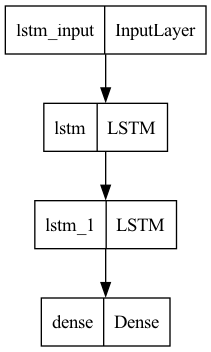

Generate this figure with Python:
from typing import Optional

import joblib
import keras
import matplotlib.pyplot as plt
import numpy as np
from keras import Model
from keras.callbacks import EarlyStopping, ModelCheckpoint
from keras.callbacks import History
from keras.layers import LSTM, Dense
from keras.losses import mean_squared_error, mean_absolute_error
from keras.src.optimizers import Adam
from keras.src.saving.saving_api import load_model
from keras.utils import plot_model

from data_generator import CustomGenerator


class RegressorModel:
    def __init__(self, model_name, data_path, batch_size=32):
        self.data_path: str = data_path
        self.model: Optional[keras.Model] = None
        self.model_name: str = model_name
        self.batch_size: int = batch_size
        self.history: Optional[History] = None

    def generate_model(self, input_shape, output_shape) -> keras.Model:
        pass

    def load_data(self, shuffle=False):
        # Implementazione del caricamento dei dati
        data = np.load(self.data_path)
        # shuffle filenames
        if shuffle:
            idx = np.arange(len(data))
            np.random.shuffle(idx)
            data = data[idx]
        return data

    def split_data(self, data, test_p=0.8, train_p=0.2):
        # Implementazione della divisione dei dati
        # train_test split
        train_filenames = data[:int(len(data) * test_p)]
        test_filenames = data[int(len(data) * test_p):-1]
        return train_filenames, test_filenames

    def generate_data(self, train_filenames, test_filenames):
        # Implementazione della preparazione dei dati
        train_generator = CustomGenerator(train_filenames, self.batch_size)
        test_generator = CustomGenerator(test_filenames, self.batch_size, on_end_shuffle=False)
        example_generator = CustomGenerator(train_filenames, self.batch_size)

        for idx, elem in enumerate(example_generator):
            if idx >= 1:
                break

        input_shape = (elem[0][0].shape[0], elem[0][0].shape[1])
        output_shape = (elem[1].shape[-1])
        return train_generator, test_generator, input_shape, output_shape

    def train_model(self, len_train, len_test, train_test_generator, data_shape, config=None) -> History:
        if config is None:
            config = {
                'optimizer': Adam(learning_rate=1e-5),
                'loss': "mse",
                'epochs': 256,
                'multiprocessing': False
            }

        i = data_shape[0]
        os = data_shape[1]

        train, test = train_test_generator[0], train_test_generator[1]

        self.model = self.generate_model(input_shape=i, output_shape=os)

        plot_model(self.model)

        self.model.summary()

        es = EarlyStopping(monitor='val_loss', mode='min', verbose=1, patience=60)
        mc = ModelCheckpoint(f'saved_model/{self.model_name}.keras', monitor='val_loss', mode='min',
                             verbose=1,
                             save_best_only=True)

        optimizer = config['optimizer']
        loss = config['loss']
        epochs = config['epochs']
        is_multiprocessing = config['multiprocessing']
        workers = 0 if not is_multiprocessing else config['workers']
        self.model.compile(loss=loss, optimizer=optimizer, metrics=['mse'])

        history = self.model.fit(x=train,
                                 steps_per_epoch=int(len_train // self.batch_size),
                                 validation_data=test,
                                 validation_steps=int(len_test // self.batch_size),
                                 epochs=epochs,
                                 callbacks=[mc, es]
                                 )

        return history

    def load_model(self, model_path):
        self.model = load_model(model_path)
        return self.model

    def evaluate_model(self, y_pred, y_true):
        # Implementazione della valutazione del modello
        mse = mean_squared_error(y_true, y_pred)
        mae = mean_absolute_error(y_true, y_pred)
        rmse = np.sqrt(mse)

        print("Mean Squared Error (MSE):", mse)
        print("Mean Absolute Error (MAE):", mae)
        print("Root Mean Squared Error (RMSE):", rmse)

    def make_predictions(self, X, scaler_path):
        # Implementazione della predizione
        scaler = joblib.load(scaler_path)
        preds = self.model.predict(X)
        scaled_preds = []
        for p in preds[:, 0]:
            scaled_preds.append(scaler.inverse_transform(p.reshape(-1, 1)))
        scaled_preds = [int(max(np.ceil(sp[0][0]), 0)) for sp in scaled_preds]
        return scaled_preds

    def visualize_results(self, actual, predicted):
        # Implementazione della visualizzazione dei risultati
        pass

    def run(self):
        data = self.load_data(shuffle=False)
        # divido i dati e creo i generators
        train_filenames, test_filenames = self.split_data(data)
        train_generator, test_generator, input_shape, output_shape = self.generate_data(train_filenames, test_filenames)

        self.history = self.train_model(len(train_filenames), len(test_filenames), [train_generator, test_generator],
                                        data_shape=[input_shape, output_shape])

        plt.plot(self.history.history['loss'])
        plt.plot(self.history.history['val_loss'])
        plt.legend()
        plt.show()


class LinearRegressor(RegressorModel):
    def __init__(self, model_name, data_path):
        super().__init__(model_name, data_path)

    def generate_model(self, input_shape, output_shape):
        model = keras.Sequential()
        # Aggiungi un layer Flatten per linearizzare il tensore
        model.add(keras.layers.Flatten(input_shape=input_shape))
        # Aggiungi il layer Dense successivo
        model.add(keras.layers.Dense(units=output_shape))  # specifica il numero di unità del layer Dense
        return model


# carico dati


class LSTMRegressor(RegressorModel):
    def __init__(self, model_name, data_path):
        super().__init__(model_name, data_path)

    def generate_model(self, input_shape, output_shape):
        input1 = keras.Input(shape=input_shape)
        l1 = LSTM(units=32, return_sequences=False)(input1)
        out = Dense(output_shape)(l1)
        model = Model(inputs=input1, outputs=out)
        return model


def scale_preds(preds, scaler_path):
    # Implementazione della predizione
    scaler = joblib.load(scaler_path)
    scaled_preds = []
    for p in preds:
        scaled_preds.append(scaler.inverse_transform(p.reshape(-1, 1)))
    scaled_preds = [int(max(np.ceil(sp[0][0]), 0)) for sp in scaled_preds]
    return scaled_preds


if __name__ == '__main__':
    lstm_model_name = 'lstm_model'
    linear_model_name = 'linear_model_256_epochs'

    lstm_regressor = LSTMRegressor(model_name=lstm_model_name, data_path='dataset/filenames.npy')
    linear_regressor = LinearRegressor(model_name=linear_model_name, data_path='dataset/filenames.npy')

    #lstm_regressor.run()  # ALREADY TRAINED
    #linear_regressor.run()  # ALREADY TRAINED

    lstm_regressor.load_model(f'saved_model/{lstm_model_name}.keras')
    linear_regressor.load_model(f'saved_model/{linear_model_name}.keras')

    data = lstm_regressor.load_data(shuffle=False)
    # divido i dati e creo i generators
    train_filenames, test_filenames = lstm_regressor.split_data(data)
    _, test_generator, __, ___ = lstm_regressor.generate_data(train_filenames, test_filenames)

    lstm_y_preds = lstm_regressor.model.predict(test_generator)
    linear_y_preds = linear_regressor.model.predict(test_generator)

    lstm_regressor.model.evaluate(test_generator)

    # devo estrarre le y dai generators
    y_true = []
    for y in test_generator:
        y_true.extend(y[1][:, 0, 0])
    y_true = np.array(y_true)

    print('lstm eval')
    lstm_regressor.model.evaluate(test_generator)
    print('linear eval')
    linear_regressor.model.evaluate(test_generator)

    # esempio serie
    for i in range(20):
        n = np.random.randint(0, len(test_generator))
        val_true = test_generator[n]
        lstm_val_pred = lstm_regressor.model.predict(val_true[0])
        linear_val_pred = linear_regressor.model.predict(val_true[0])
        plt.plot(val_true[0][0, :, 4])
        plt.plot(len(val_true[0][0, :, 4]), val_true[1][0], 'x', label="true")
        plt.plot(len(val_true[0][0, :, 4]), lstm_val_pred[0], '-o', label="lstm_pred")
        plt.plot(len(val_true[0][0, :, 4]), linear_val_pred[0], 'g*', label="lin_pred")
        plt.legend()
        plt.savefig(f'ex_{i}.png')
        plt.show()
